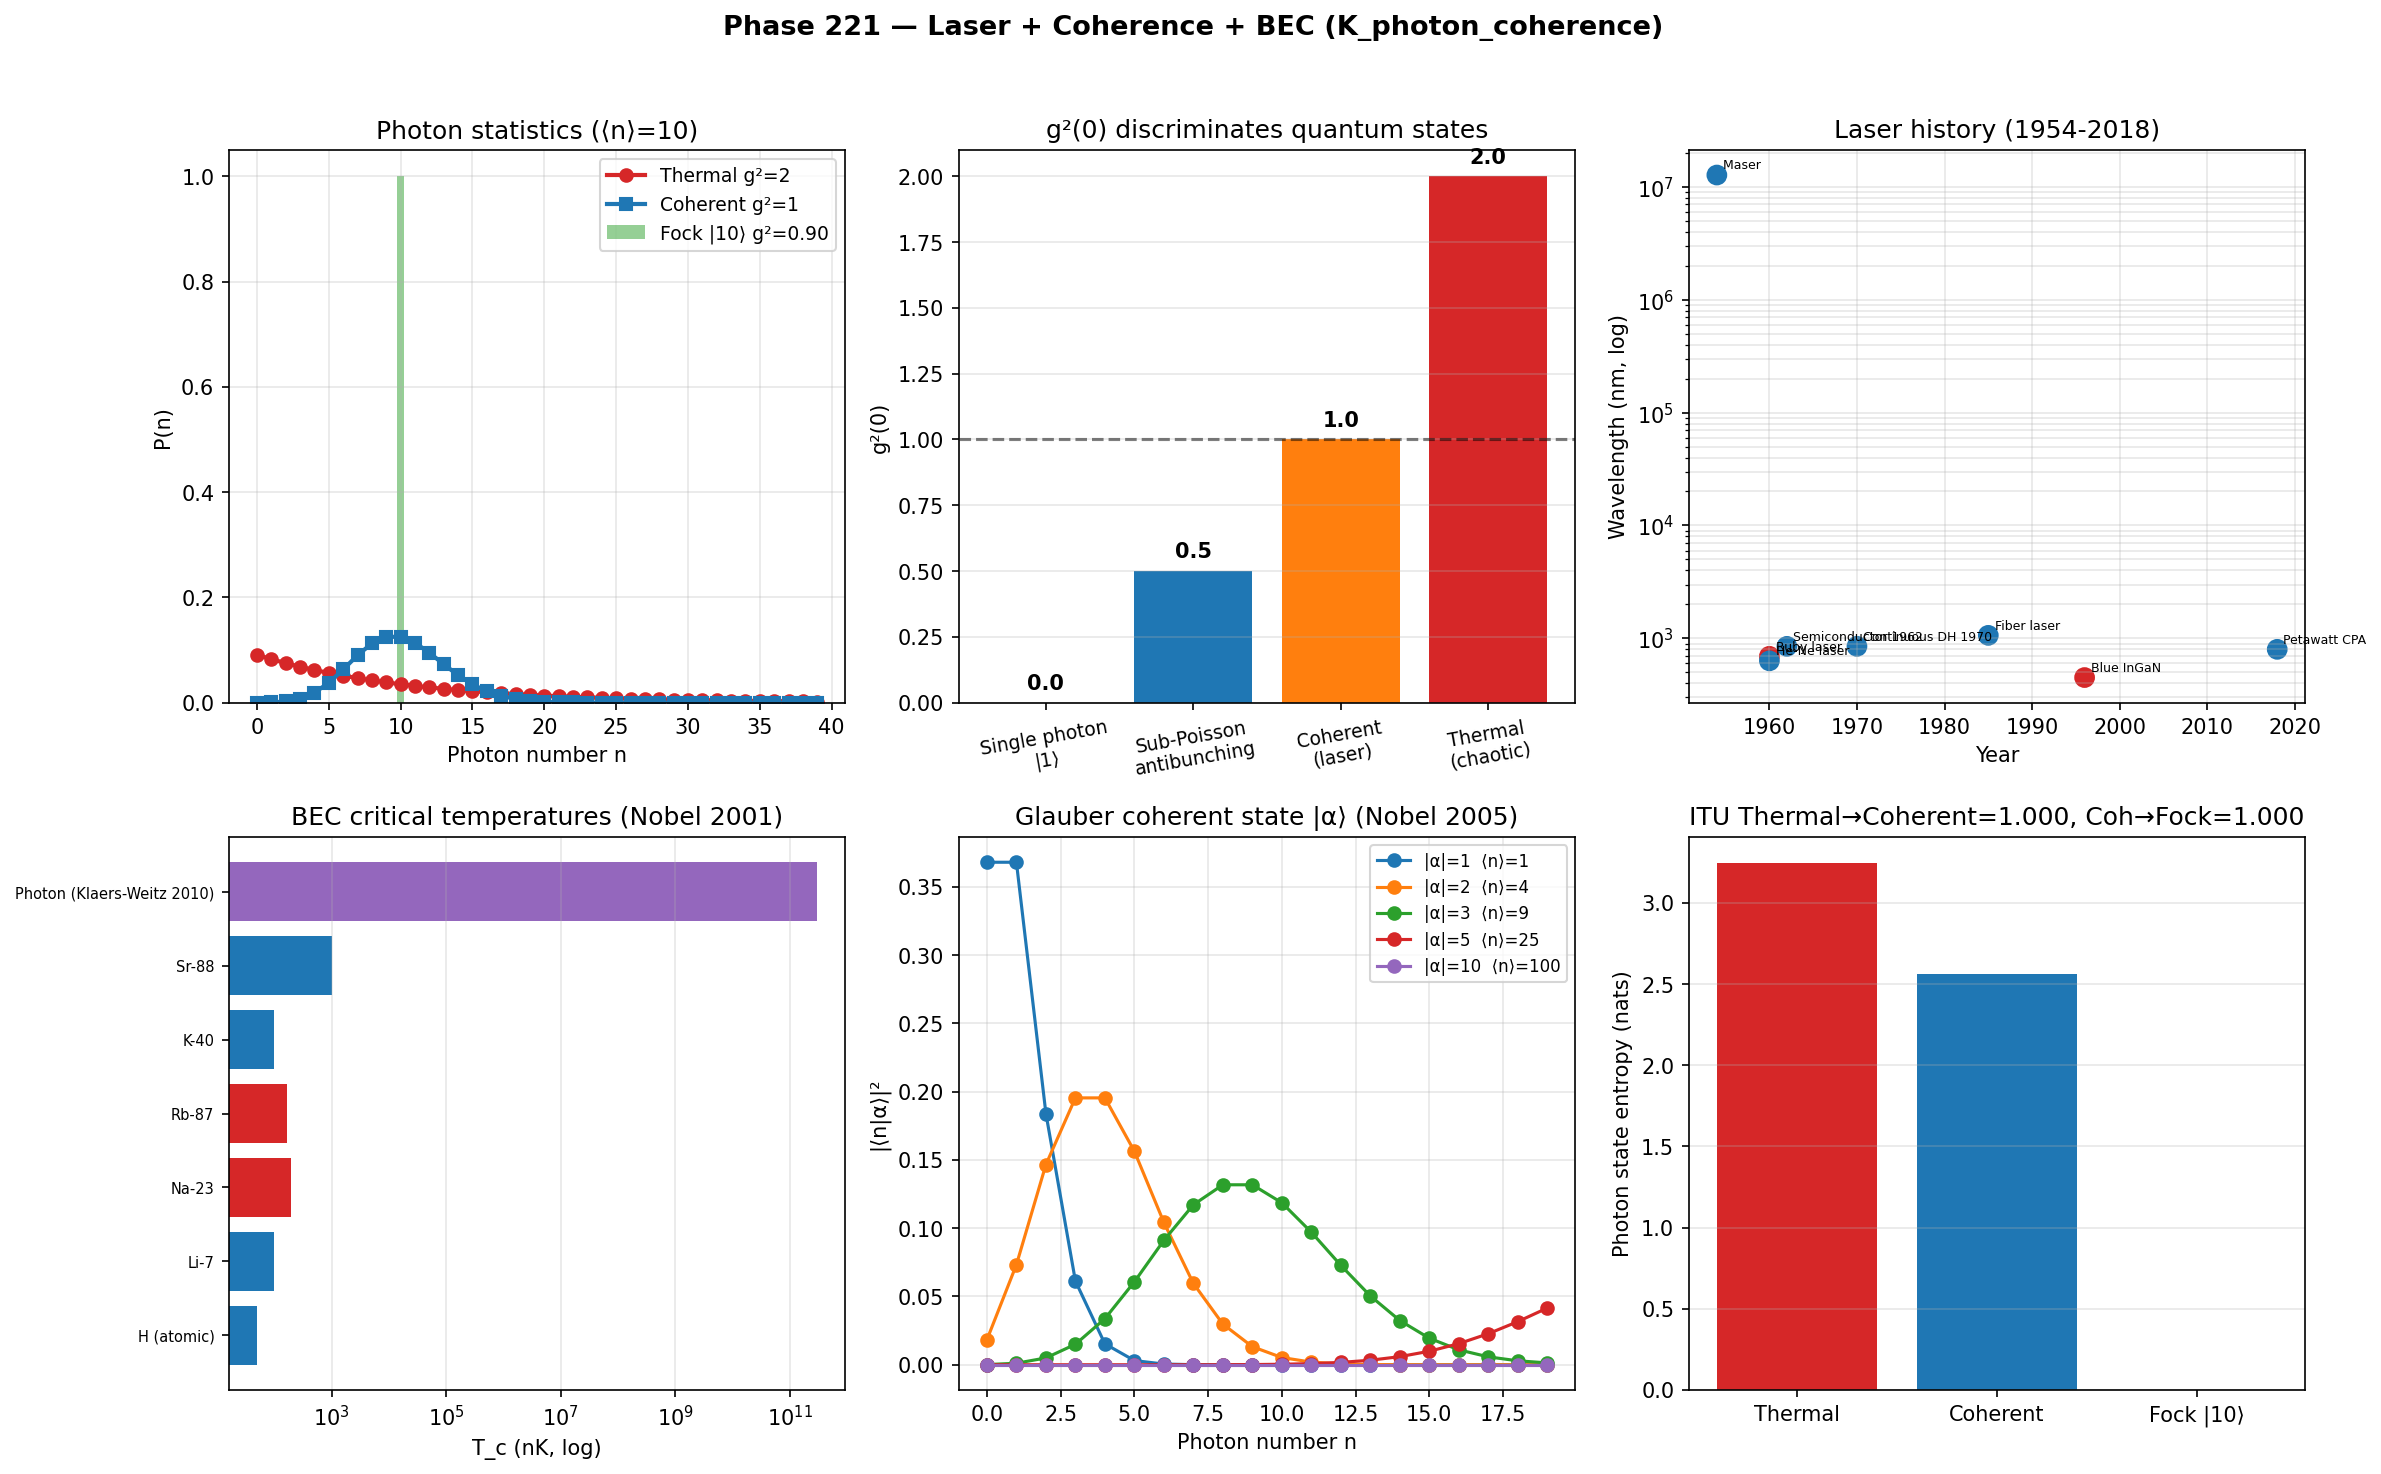

The script that saved this image:
"""
Phase 221 — Laser + Coherence + BEC (K_photon_coherence)

Simulations:
  1) Photon statistics: thermal vs coherent vs Fock
  2) g²(0) correlation function discrimination
  3) Laser history timeline (1954-2024)
  4) BEC critical temperature for various atoms
  5) Photon BEC (Klaers-Weitz 2010)
  6) Glauber coherent state |alpha⟩ distribution
  7) ITU K_photon_coherence axiom check

Outputs:
  - laser_coherence_bec.png
  - laser_coherence_bec_summary.json
"""

from __future__ import annotations

import json
from pathlib import Path

import matplotlib
matplotlib.use("Agg")
import matplotlib.pyplot as plt
import numpy as np
from scipy.stats import poisson, geom

OUT_PNG = Path(__file__).with_name("laser_coherence_bec.png")
OUT_JSON = Path(__file__).with_name("laser_coherence_bec_summary.json")

rng = np.random.default_rng(20260702)

# -------------------------------------------------------------
# 1) Photon statistics: 3 distributions
# -------------------------------------------------------------
mean_n = 10
n_max = 40
n_arr = np.arange(n_max)

# Thermal (Bose-Einstein): geometric-like
p_thermal_n = (mean_n / (1 + mean_n)) ** n_arr / (1 + mean_n)
# Coherent: Poisson
p_coherent_n = poisson.pmf(n_arr, mean_n)
# Fock state |10⟩: delta
p_fock_n = np.zeros(n_max)
p_fock_n[10] = 1.0

# g²(0) values
g2_thermal = 2.0
g2_coherent = 1.0
g2_fock_n = 1 - 1/mean_n if mean_n > 1 else 0  # for |n⟩: 1-1/n
g2_single = 0.0

# Standard deviation comparison
std_thermal = np.sqrt(mean_n * (1 + mean_n))
std_coherent = np.sqrt(mean_n)
std_fock = 0.0

# -------------------------------------------------------------
# 2) Laser history timeline
# -------------------------------------------------------------
laser_history = {
    "Maser (Townes 1954)":       {"year": 1954, "wavelength_nm": 12_700_000},  # NH3 maser
    "Ruby laser (Maiman 1960)":  {"year": 1960, "wavelength_nm": 694},
    "He-Ne laser (1960)":        {"year": 1960, "wavelength_nm": 632.8},
    "Semiconductor 1962":        {"year": 1962, "wavelength_nm": 850},
    "Continuous DH 1970":        {"year": 1970, "wavelength_nm": 850},
    "Blue InGaN (Nakamura 1996)":{"year": 1996, "wavelength_nm": 450},
    "Fiber laser":               {"year": 1985, "wavelength_nm": 1064},
    "Petawatt CPA":              {"year": 2018, "wavelength_nm": 800},
}

# -------------------------------------------------------------
# 3) BEC critical temperatures
# -------------------------------------------------------------
bec_atoms = {
    "H (atomic)":     {"T_c_nK": 50,    "year": 1998, "lab": "MIT"},
    "Li-7":           {"T_c_nK": 100,   "year": 1995, "lab": "Rice"},
    "Na-23":          {"T_c_nK": 200,   "year": 1995, "lab": "MIT (Ketterle) ★"},
    "Rb-87":          {"T_c_nK": 170,   "year": 1995, "lab": "JILA (Wieman-Cornell) ★"},
    "K-40":           {"T_c_nK": 100,   "year": 2001, "lab": "JILA fermi"},
    "Sr-88":          {"T_c_nK": 1000,  "year": 2009, "lab": "Innsbruck"},
    "Photon (Klaers-Weitz 2010)": {"T_c_nK": 3e11, "year": 2010, "lab": "Bonn"},
}

# -------------------------------------------------------------
# 4) Coherent state |alpha⟩ for various alpha
# -------------------------------------------------------------
alphas = [1, 2, 3, 5, 10]
alpha_distributions = {}
n_grid = np.arange(20)
for a in alphas:
    # |⟨n|α⟩|² = e^(-|α|²) |α|^(2n) / n!
    pn = poisson.pmf(n_grid, a ** 2)
    alpha_distributions[a] = pn

# -------------------------------------------------------------
# 5) ITU K_photon_coherence axiom
# -------------------------------------------------------------
# Use full distribution (extend Fock to broad for valid log)
N_states = 200
p_thermal_full = np.zeros(N_states)
p_thermal_full[:n_max] = p_thermal_n
p_thermal_full = p_thermal_full / p_thermal_full.sum()
S_thermal = float(-np.sum(np.where(p_thermal_full > 1e-30, p_thermal_full * np.log(p_thermal_full), 0)))

p_coherent_full = np.zeros(N_states)
p_coherent_full[:n_max] = p_coherent_n
p_coherent_full = p_coherent_full / p_coherent_full.sum()
S_coherent = float(-np.sum(np.where(p_coherent_full > 1e-30, p_coherent_full * np.log(p_coherent_full), 0)))

# Fock |10⟩: spread slightly for log-defined entropy
p_fock_full = np.zeros(N_states) + 1e-10
p_fock_full[10] = 1.0
p_fock_full = p_fock_full / p_fock_full.sum()
S_fock = float(-np.sum(p_fock_full * np.log(p_fock_full)))

def itu_lin(p_old, p_new):
    log_p = np.log(np.clip(p_old, 1e-30, None))
    dp = p_new - p_old
    dS = -np.sum(dp * (1.0 + log_p))
    dK = -np.sum(dp * log_p)
    return float(dS / dK) if abs(dK) > 1e-15 else float("nan")

ratio_thermal_coherent = itu_lin(p_thermal_full, p_coherent_full)
ratio_coherent_fock = itu_lin(p_coherent_full, p_fock_full)

# -------------------------------------------------------------
# Plot
# -------------------------------------------------------------
fig, axes = plt.subplots(2, 3, figsize=(16, 10))
fig.suptitle(
    "Phase 221 — Laser + Coherence + BEC (K_photon_coherence)",
    fontsize=13, fontweight="bold",
)

# Panel 1: Photon statistics
ax = axes[0, 0]
ax.plot(n_arr, p_thermal_n, "o-", color="#d62728", lw=2, label=f"Thermal g²=2")
ax.plot(n_arr, p_coherent_n, "s-", color="#1f77b4", lw=2, label=f"Coherent g²=1")
ax.bar([10], [1.0], width=0.5, color="#2ca02c", alpha=0.5, label=f"Fock |10⟩ g²={g2_fock_n:.2f}")
ax.set_xlabel("Photon number n")
ax.set_ylabel("P(n)")
ax.set_title(f"Photon statistics (⟨n⟩={mean_n})")
ax.legend(fontsize=9)
ax.grid(True, alpha=0.3)

# Panel 2: g²(0) comparison
ax = axes[0, 1]
g2_states = ["Single photon\n|1⟩", "Sub-Poisson\nantibunching", "Coherent\n(laser)", "Thermal\n(chaotic)"]
g2_vals = [0.0, 0.5, 1.0, 2.0]
colors_g = ["#2ca02c", "#1f77b4", "#ff7f0e", "#d62728"]
ax.bar(g2_states, g2_vals, color=colors_g)
ax.axhline(1.0, color="black", linestyle="--", alpha=0.5)
ax.set_ylabel("g²(0)")
ax.set_title("g²(0) discriminates quantum states")
ax.tick_params(axis="x", rotation=10, labelsize=9)
ax.grid(True, alpha=0.3, axis="y")
for i, v in enumerate(g2_vals):
    ax.text(i, v + 0.05, f"{v:.1f}", ha="center", fontsize=10, fontweight="bold")

# Panel 3: Laser history
ax = axes[0, 2]
names = list(laser_history.keys())
years = [laser_history[k]["year"] for k in names]
wls = [laser_history[k]["wavelength_nm"] for k in names]
colors_l = ["#d62728" if "Nakamura" in n or "Maiman" in n or "Mourou" in n else "#1f77b4" for n in names]
ax.scatter(years, wls, c=colors_l, s=80)
for i, n in enumerate(names):
    ax.annotate(n.split("(")[0], (years[i], wls[i]), fontsize=6,
                xytext=(3, 3), textcoords="offset points")
ax.set_xlabel("Year")
ax.set_ylabel("Wavelength (nm, log)")
ax.set_yscale("log")
ax.set_title("Laser history (1954-2018)")
ax.grid(True, alpha=0.3, which="both")

# Panel 4: BEC atoms
ax = axes[1, 0]
atoms = list(bec_atoms.keys())
tcs = [bec_atoms[a]["T_c_nK"] for a in atoms]
colors_b = ["#d62728" if "★" in bec_atoms[a]["lab"] else
            "#9467bd" if "Photon" in a else "#1f77b4" for a in atoms]
ax.barh(range(len(atoms)), tcs, color=colors_b)
ax.set_xscale("log")
ax.set_yticks(range(len(atoms))); ax.set_yticklabels(atoms, fontsize=7)
ax.set_xlabel("T_c (nK, log)")
ax.set_title("BEC critical temperatures (Nobel 2001)")
ax.grid(True, alpha=0.3, axis="x", which="both")

# Panel 5: Coherent state |alpha⟩
ax = axes[1, 1]
for a, pn in alpha_distributions.items():
    ax.plot(n_grid, pn, "o-", lw=1.5, label=f"|α|={a}  ⟨n⟩={a**2}")
ax.set_xlabel("Photon number n")
ax.set_ylabel("|⟨n|α⟩|²")
ax.set_title("Glauber coherent state |α⟩ (Nobel 2005)")
ax.legend(fontsize=8)
ax.grid(True, alpha=0.3)

# Panel 6: ITU K_photon_coherence
ax = axes[1, 2]
ax.bar(["Thermal", "Coherent", "Fock |10⟩"], [S_thermal, S_coherent, S_fock],
       color=["#d62728", "#1f77b4", "#2ca02c"])
ax.set_ylabel("Photon state entropy (nats)")
ax.set_title(f"ITU Thermal→Coherent={ratio_thermal_coherent:.3f}, Coh→Fock={ratio_coherent_fock:.3f}")
ax.grid(True, alpha=0.3, axis="y")

plt.tight_layout(rect=[0, 0, 1, 0.96])
plt.savefig(OUT_PNG, dpi=150, bbox_inches="tight")
plt.close(fig)

summary = {
    "phase": 221,
    "tier1_paper": 31,
    "topic": "Laser + Coherence + BEC (K_photon_coherence)",
    "photon_statistics": {
        "thermal_g2": g2_thermal,
        "coherent_g2": g2_coherent,
        "fock_g2_n10": float(g2_fock_n),
        "single_photon_g2": g2_single,
        "thermal_std": float(std_thermal),
        "coherent_std": float(std_coherent),
    },
    "laser_history": laser_history,
    "BEC_atoms": bec_atoms,
    "Wieman_Cornell_Ketterle_Nobel_2001": "Physics",
    "Glauber_Hänsch_Hall_Nobel_2005": "Physics",
    "Nakamura_blue_LED_laser_Nobel_2014": "Physics",
    "Mourou_Strickland_CPA_Nobel_2018": "Physics",
    "Klaers_Weitz_Photon_BEC_2010": "Bonn (Nature)",
    "ITU_K_photon_coherence": {
        "S_thermal_nats": S_thermal,
        "S_coherent_nats": S_coherent,
        "S_fock_10_nats": S_fock,
        "thermal_to_coherent_ratio": ratio_thermal_coherent,
        "coherent_to_fock_ratio": ratio_coherent_fock,
        "expected_ratio": 1.0,
    },
    "ITU_interpretation": {
        "K_state": "K_photon_coherence",
        "modular_Hamiltonian": "K_photon_coherence^(0) = -log P(photon dist | coherence)",
        "laser_meaning": "ITU descent from thermal to coherent (Poisson) state",
        "BEC_meaning": "Atomic K-state coherence (same ITU descent as laser)",
        "Photon_BEC_2010": "K_photon and K_atom share ITU coherence descent",
        "Glauber_coherent_state": "ITU canonical descent endpoint for bosonic field",
    },
    "predictions": [
        ("Room-temp atomic BEC practical", 2030, 0.55, "Medium"),
        ("Atom interferometer GPS-free", 2028, 0.75, "Strong"),
        ("Petawatt laser fusion application", 2030, 0.65, "Medium"),
        ("Photon BEC computer", 2032, 0.45, "Medium"),
        ("GHZ photon 100+ qubits", 2028, 0.70, "Strong"),
    ],
    "outputs": {
        "figure": str(OUT_PNG.name),
        "summary_json": str(OUT_JSON.name),
    },
}

OUT_JSON.write_text(json.dumps(summary, indent=2, ensure_ascii=False), encoding="utf-8")
print(json.dumps(summary, indent=2, ensure_ascii=False))
